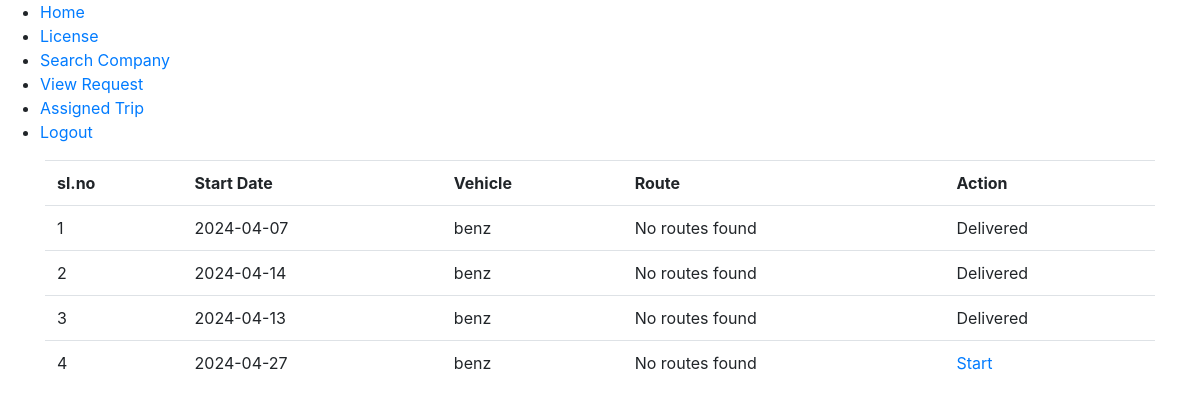
/Driver/AssignedTrip/ (signed in), run on an earlier commit of the app's database.
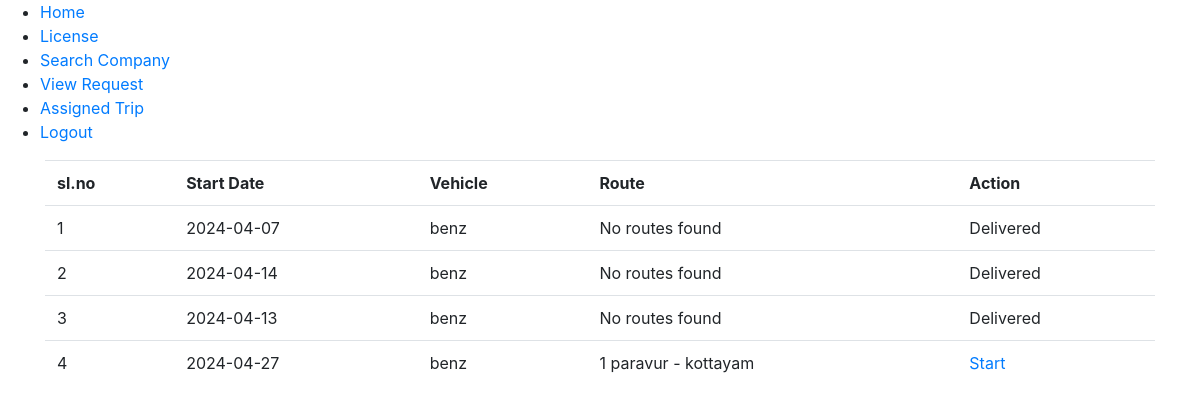
And on a later commit of the database.
### Company/models.py (models this page shows)
class tbl_transport_shedule(models.Model):
    transport_shedule_id = models.AutoField(primary_key=True)
    transport_shedule_date = models.DateField(auto_now_add=True)
    transport_request_id = models.ForeignKey(tbl_transport_request,on_delete=models.CASCADE)
    transport_shedule_status = models.IntegerField(default=0)
    driver_1_id = models.ForeignKey(tbl_driver,on_delete=models.CASCADE,related_name="driver_1_id")
    driver_2_id = models.ForeignKey(tbl_driver,on_delete=models.CASCADE,related_name="driver_2_id")
    vehicle_id = models.ForeignKey(tbl_vehicle,on_delete=models.CASCADE)

class tbl_vehicle(models.Model):
    vehicle_id = models.AutoField(primary_key=True)
    vehicle_chase_no = models.CharField(max_length=50)
    vehicle_reg_no = models.CharField(max_length=50)
    vehicle_insurance_date = models.CharField(max_length=50)
    vehicle_insurance_exp = models.CharField(max_length=50)
    vehicle_status = models.IntegerField(default=0)
    vehiclesubtype_id = models.ForeignKey(tbl_vehiclesubtype,on_delete=models.CASCADE)
    company_id = models.ForeignKey(tbl_company,on_delete=models.CASCADE)
    vehicle_detailes = models.CharField(max_length=100)
    vehicle_name = models.CharField(max_length=50)
    vehicle_amount = models.CharField(max_length=50)
    vehicle_capacity = models.CharField(max_length=50)

### User/models.py (models this page shows)
class tbl_transport_request(models.Model):
    transport_request_id = models.AutoField(primary_key=True)
    transport_request_description = models.CharField(max_length=50)
    transport_request_date = models.DateField(auto_now_add=True)
    transport_request_qty = models.CharField(max_length=50)
    transport_request_rate = models.CharField(max_length=50,null=True)
    transport_request_for_date = models.CharField(max_length=50)
    transport_request_status = models.PositiveIntegerField(default=0)
    user_id = models.ForeignKey(tbl_user,on_delete=models.CASCADE)
    from_location_id = models.ForeignKey(tbl_location,on_delete=models.CASCADE,related_name="from_location_id")
    to_location_id = models.ForeignKey(tbl_location,on_delete=models.CASCADE,related_name="to_location_id")
    transport_request_reply = models.CharField(max_length=50, default='0')
    company_id = models.ForeignKey(tbl_company,on_delete=models.CASCADE)
    category_id = models.ForeignKey(tbl_category,on_delete=models.CASCADE)
    delivery_time = models.CharField(max_length=50)
    delivery_date = models.CharField(max_length=50)

### Admin/models.py (models this page shows)
class tbl_route(models.Model):
    route_id = models.AutoField(primary_key=True)
    route_name = models.CharField(max_length=50)
    from_location_id = models.ForeignKey(tbl_location, on_delete=models.CASCADE, related_name="from_routes",null=True)
    to_location_id = models.ForeignKey(tbl_location, on_delete=models.CASCADE, related_name="to_routes",null=True)
    route_distance = models.DecimalField(max_digits=10, decimal_places=2,null=True)

### Driver/views.py (the view)
# urls.py: path('AssignedTrip/',views.AssignedTrip,name="AssignedTrip"),
def AssignedTrip(request):
    did = tbl_driver.objects.get(driver_id=request.session['did'])
    data = tbl_transport_shedule.objects.filter(driver_1_id=did) | tbl_transport_shedule.objects.filter(driver_2_id=did)
    for item in data:
        transportdata = tbl_transport_request.objects.get(transport_request_id=item.transport_request_id.transport_request_id)
        start_id = transportdata.from_location_id.location_id
        end_id = transportdata.to_location_id.location_id
        shortest_path_data = dijkstra(start_id, end_id)
        item.shortest_path = shortest_path_data
    return render(request,"Driver/AssignedTrip.html",{'data':data})

### Driver/Templates/Driver/AssignedTrip.html (shortened to what this page needs)
{% extends 'Driver/Include.html' %}
{% load static %}
{% block content %}
<!DOCTYPE html>
<html>
<head>
    <link href="https://stackpath.bootstrapcdn.com/bootstrap/4.5.2/css/bootstrap.min.css" rel="stylesheet">
</head>
<body>
    <form>
        <div class="container">
            <table class="table">
                <tr>
                    <th>sl.no</th>
                    <th>Start Date</th>
                    <th>Vehicle</th>
                    <th>Route</th>
                    <th>Action</th>
                </tr>
                {% for schedule in data %}
                <tr>
                    <td>{{ forloop.counter }}</td>
                    <td>{{ schedule.transport_request_id.transport_request_for_date }}</td>
                    <td>{{ schedule.vehicle_id.vehicle_name }}
                    </td>
                    <td>{{ schedule.shortest_path }}</td>
                    <td>
                        {% if schedule.transport_request_id.transport_request_status == 2 %}
                            <a href="{% url 'driver:AssignedUpdate' schedule.transport_request_id.transport_request_id 3 %}">Start</a>
                        {% elif schedule.transport_request_id.transport_request_status == 3 %}
                            <a href="{% url 'driver:AssignedUpdate' schedule.transport_request_id.transport_request_id 4 %}">Delivered ?</a>
                        {% else %}
                            Delivered
                        {% endif %}
                    </td>
                </tr>
                {% endfor %}
            </table>
        </div>
    </form>
</body>
</html>
{% endblock content %}

### Driver/Templates/Driver/Include.html
{% load static %}
<ul>
  <li>
    <a href="{% url 'driver:HomePage' %}">Home</a>
  </li>
  <li>
    <a href="{% url 'driver:DriverLicense' %}">License</a>
  </li>
  <li>
    <a href="{% url 'driver:SearchCompany' %}">Search Company</a>
  </li>
  <li>
    <a href="{% url 'driver:ViewRequest' %}">View Request</a>
  </li>
  <li>
    <a href="{% url 'driver:AssignedTrip' %}">Assigned Trip</a>
  </li>
  <li>
    <a href="{% url 'driver:Logout' %}">Logout</a>
  </li>
</ul>
{% block content %}
{% endblock content %}

What changed in the data, as far as the page shows it:
changed through a linked row, tbl_transport_shedule: shortest_path "No routes found" → "1 paravur - kottayam"
